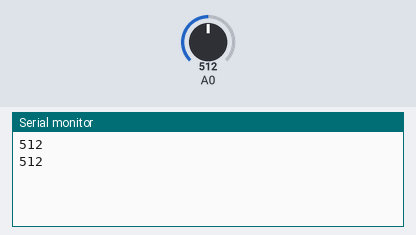
Simulated run of this sketch. Board: Arduino Uno, built with avr-gcc and run on an emulated ATmega328P. On the bench: the last lines printed to the serial monitor. The inputs (shaded band) are chosen by the test bench; at power-on: A0 = 512.

Above: at 3.8 s.
3.9 s: A0 set to 716
At 6.6 s:
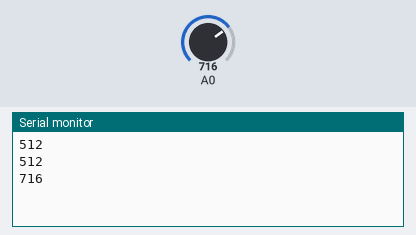
7.8 s: A0 set to 900
At 10.1 s:
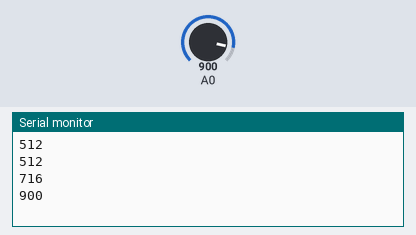
Timing chart, 0 to 11.6 s (numbered marks = the images above; inputs shaded):
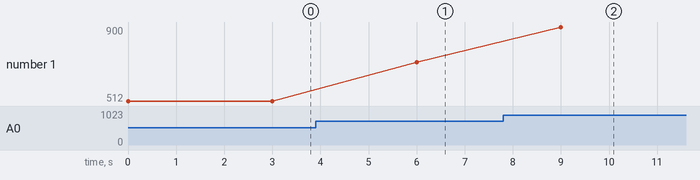

The sketch:

LDRvalueprinter.ino
```cpp
void setup() {
    Serial.begin(9600);
}

void loop() {
    Serial.println(analogRead(A0));
    delay(3000);
}
```

Measured:
- after the input at 3.9 s, the serial monitor: prints a new line after 2.1 s (image 1)
- after the input at 7.8 s, the serial monitor: prints a new line after 1.2 s (image 2)
- plotted number 1: 512 → 716 after the input at 3.9 s, 716 → 900 after the input at 7.8 s
